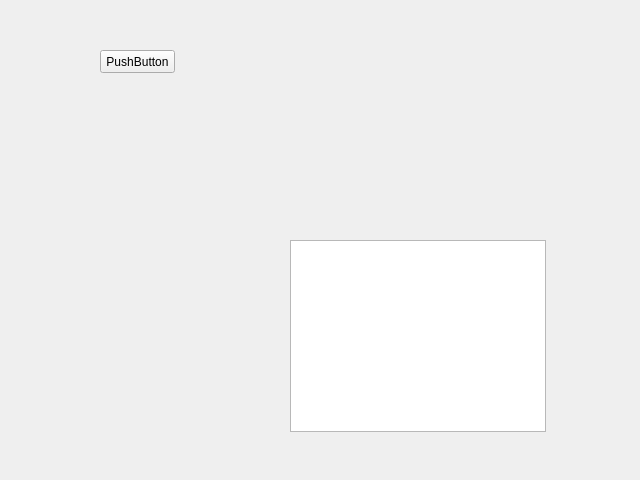
<?xml version="1.0" encoding="UTF-8"?>
<ui version="4.0">
 <class>Form</class>
 <widget class="QWidget" name="Form">
  <property name="geometry">
   <rect>
    <x>0</x>
    <y>0</y>
    <width>640</width>
    <height>480</height>
   </rect>
  </property>
  <property name="windowTitle">
   <string>Form</string>
  </property>
  <widget class="QGraphicsView" name="graphicsView">
   <property name="geometry">
    <rect>
     <x>290</x>
     <y>240</y>
     <width>256</width>
     <height>192</height>
    </rect>
   </property>
  </widget>
  <widget class="QPushButton" name="pb1">
   <property name="geometry">
    <rect>
     <x>100</x>
     <y>50</y>
     <width>75</width>
     <height>23</height>
    </rect>
   </property>
   <property name="text">
    <string>PushButton</string>
   </property>
  </widget>
 </widget>
 <resources/>
 <connections/>
</ui>
